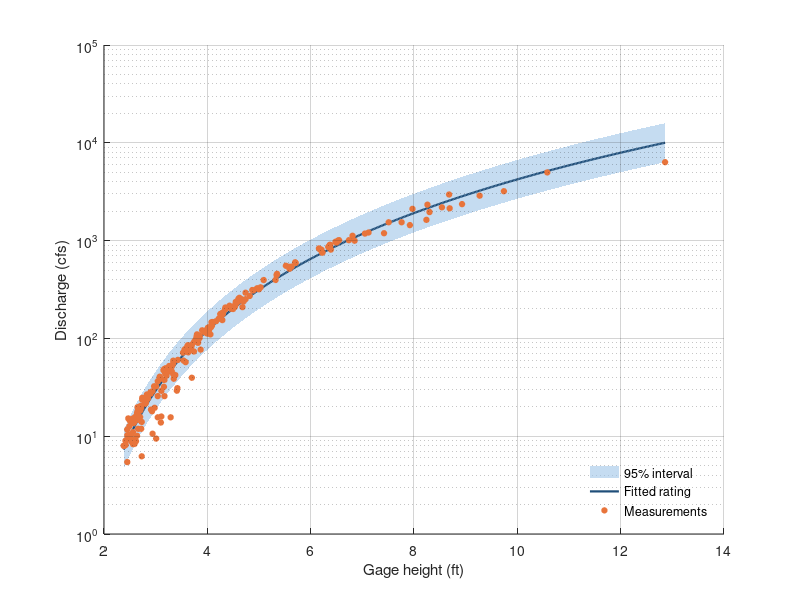

Recreate this plot in MATLAB.
% Stage–discharge rating curve with 95% interval
% Chapter 4 draft; data supplied by the chapter author (figs/fig8_measurements_with_fit.csv, fig8_rating_fit.csv)
% Run: run rating_curve.m  ->  figure_matlab.png (works in MATLAB and GNU Octave)
clear; close all;

fid = fopen('fig8_measurements_with_fit.csv'); fgetl(fid);
C = textscan(fid, '%s%s%f%f%f%f%f', 'Delimiter', ',', 'EmptyValue', NaN); fclose(fid);
a.field_visit_id = C{1};
a.datetime_UTC = C{2};
a.gage_height_ft = C{3};
a.discharge_cfs = C{4};
a.Q_fit_cfs = C{5};
a.log_residual = C{6};
a.field_visit_id = strrep(a.field_visit_id, '"', '');
a.datetime_UTC = strrep(a.datetime_UTC, '"', '');

fid = fopen('fig8_rating_fit.csv'); fgetl(fid);
C = textscan(fid, '%f%f%f%f', 'Delimiter', ',', 'EmptyValue', NaN); fclose(fid);
b.gage_height_ft = C{1};
b.Q_fit_cfs = C{2};
b.Q_lower_95_cfs = C{3};
b.Q_upper_95_cfs = C{4};

figure('Visible', 'off', 'Position', [100 100 700 500], 'Color', 'w');
subplot(1, 1, 1); hold on;
xx = b.gage_height_ft(:)'; hi_ = b.Q_upper_95_cfs(:)'; lo_ = b.Q_lower_95_cfs(:)'; ok = ~isnan(hi_); h0 = patch('XData', [xx(ok) fliplr(xx(ok))]', 'YData', [hi_(ok) fliplr(lo_(ok))]', 'FaceColor', [0.62, 0.773, 0.91], 'EdgeColor', 'none', 'FaceAlpha', 0.6);
h1 = plot(b.gage_height_ft, b.Q_fit_cfs, '-', 'Color', [0.122, 0.306, 0.475], 'LineWidth', 1.6);
h2 = plot(a.gage_height_ft, a.discharge_cfs, 'o', 'MarkerFaceColor', [0.91, 0.455, 0.231], 'MarkerEdgeColor', [0.91, 0.455, 0.231], 'MarkerSize', 4, 'LineStyle', 'none');
set(gca, 'YScale', 'log');
xlabel('Gage height (ft)');
ylabel('Discharge (cfs)');
box off; grid on; set(gca, 'GridAlpha', 0.2, 'Layer', 'top');
legend([h0, h1, h2], {'95% interval', 'Fitted rating', 'Measurements'}, 'Location', 'southeast'); legend boxoff;

print('-dpng', '-r150', 'figure_matlab.png');
